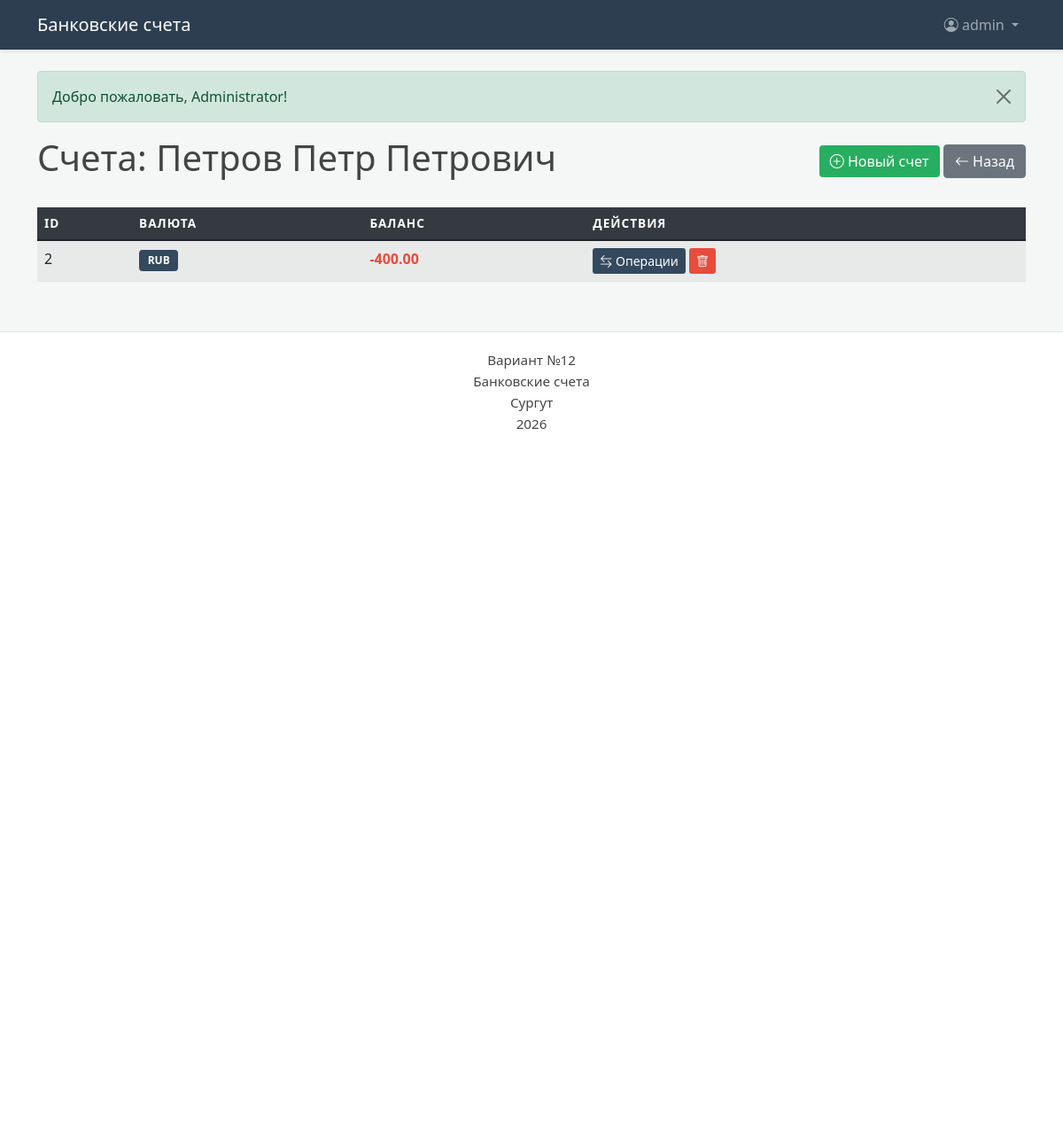
The page /wallets.php?client_id=2 (signed in) on the database its author committed.
### tables this page shows
CREATE TABLE `wallet` (
  `id` int(11) NOT NULL,
  `id_client` int(11) NOT NULL,
  `wallet_currency` varchar(10) NOT NULL
);

### wallets.php (the view, shortened to what this page needs)
<?php
require_once 'dbconnect.php';
$client_id = $_GET['client_id'] ?? 0;
$client = $pdo->prepare("SELECT * FROM сlients WHERE id = ?");
$client->execute([$client_id]);
$client = $client->fetch();
$wallets = $pdo->prepare("SELECT * FROM wallet WHERE id_client = ? ORDER BY id");
$wallets->execute([$client_id]);
$wallets = $wallets->fetchAll();
include 'header.php';
?>
<div class="d-flex justify-content-between align-items-center mb-4">
    <h1> Счета: <?= htmlspecialchars($client['full_name']) ?> </h1>
    <div>
        <a href="wallets_add.php?client_id=<?= $client_id ?>" class="btn btn-add">
            <i class="bi bi-plus-circle"></i> Новый счет
        </a>
        <a href="clients.php" class="btn btn-secondary">
            <i class="bi bi-arrow-left"></i> Назад
        </a>
    </div>
</div>
<div class="table-responsive">
    <table class="table table-striped table-hover">
        <thead>
            <tr>
                <th>ID</th>
                <th>Валюта</th>
                <th>Баланс</th>
                <th>Действия</th>
            </tr>
        </thead>
        <tbody>
            <?php foreach ($wallets as $wallet):
                $income = $pdo->prepare("SELECT COALESCE(SUM(total), 0) FROM prixod_operation WHERE id_wallet = ?");
                $income->execute([$wallet['id']]);
                $expense = $pdo->prepare("SELECT COALESCE(SUM(total), 0) FROM rashod_operation WHERE id_wallet = ?");
                $expense->execute([$wallet['id']]);
                $balance = $income->fetchColumn() - $expense->fetchColumn();
            ?>
            <tr>
                <td><?= $wallet['id'] ?></td>
                <td><span class="badge badge-custom"><?= $wallet['wallet_currency'] ?></span></td>
                <td class="<?= $balance >= 0 ? 'amount-pos' : 'amount-neg' ?>">
                    <?= number_format($balance, 2) ?>
                </td>
                <td>
                    <a href="operations.php?wallet_id=<?= $wallet['id'] ?>" class="btn btn-sm btn-action">
                        <i class="bi bi-arrow-left-right"></i> Операции
                    </a>
                    <a href="delete_wallet.php?id=<?= $wallet['id'] ?>&client_id=<?= $client_id ?>"
                       class="btn btn-sm btn-delete"
                       onclick="return confirm('Закрыть счет?')">
                        <i class="bi bi-trash"></i>
                    </a>
                </td>
            </tr>
            <?php endforeach; ?>
        </tbody>
    </table>
</div>
<?php include 'footer.php'; ?>

### style.css (style rules this page uses)
body { background-color: #f4f7f6; color: #444; font-family: 'Segoe UI', Roboto, Helvetica, Arial, sans-serif; }
.table thead th { background-color: #343a40; color: white; border: none; text-transform: uppercase; font-size: 0.85rem; letter-spacing: 1px; }
.amount-neg { color: #e74c3c !important; font-weight: bold; }
.badge-custom { background-color: #34495e !important; color: white; padding: 0.5em 0.8em; }
.btn-action { background-color: #34495e !important; color: white !important; border: none !important; transition: all 0.2s ease; }
.btn-delete { background-color: #e74c3c !important; color: white !important; border: none !important; }
.btn-add { background-color: #27ae60 !important; color: white !important; border: none !important; }

### rows shown on the page
сlients: full_name "Петров Петр Петрович"
wallet: id "2", wallet_currency "RUB", balance "-400.00"

### other values the page prints
$_SESSION['username'] "admin"
$_SESSION['message'] "Добро пожаловать, Administrator!"
